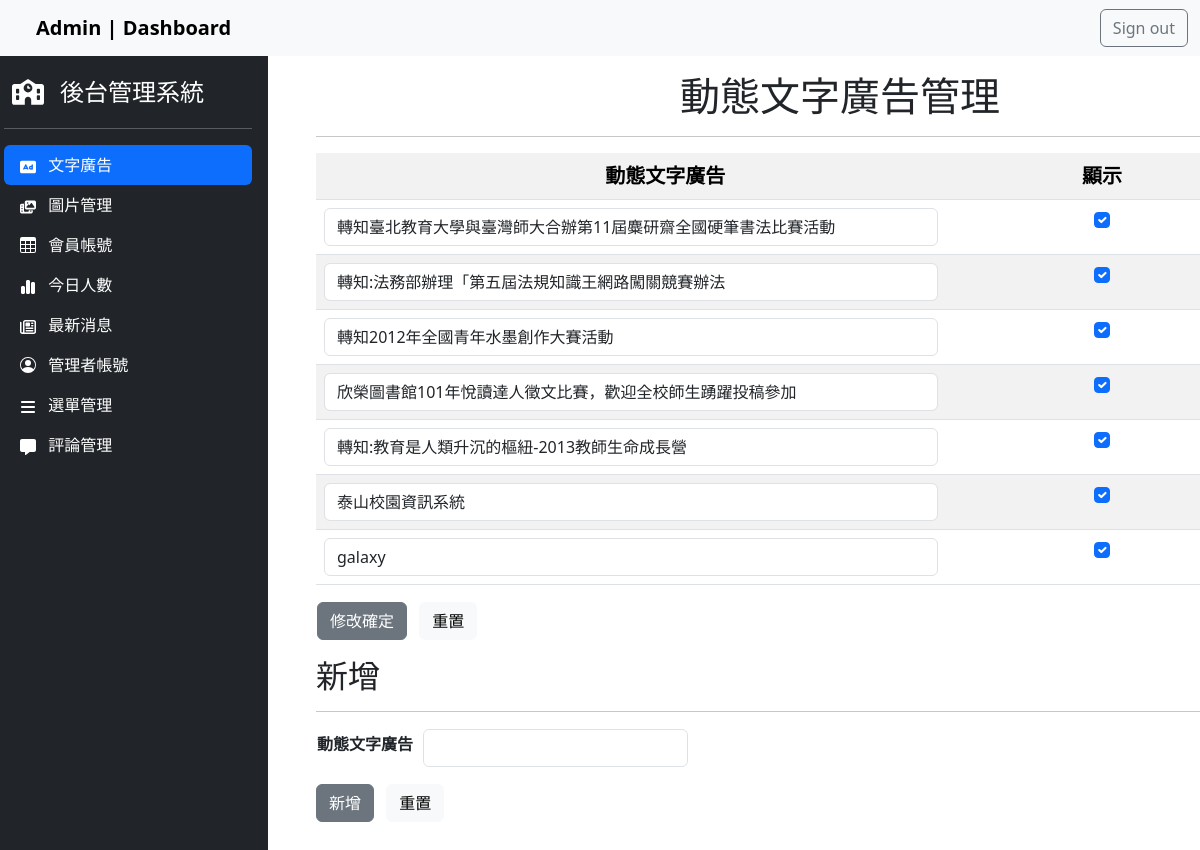
/back.php?do=ad (signed in), run on an earlier commit of the app's database.
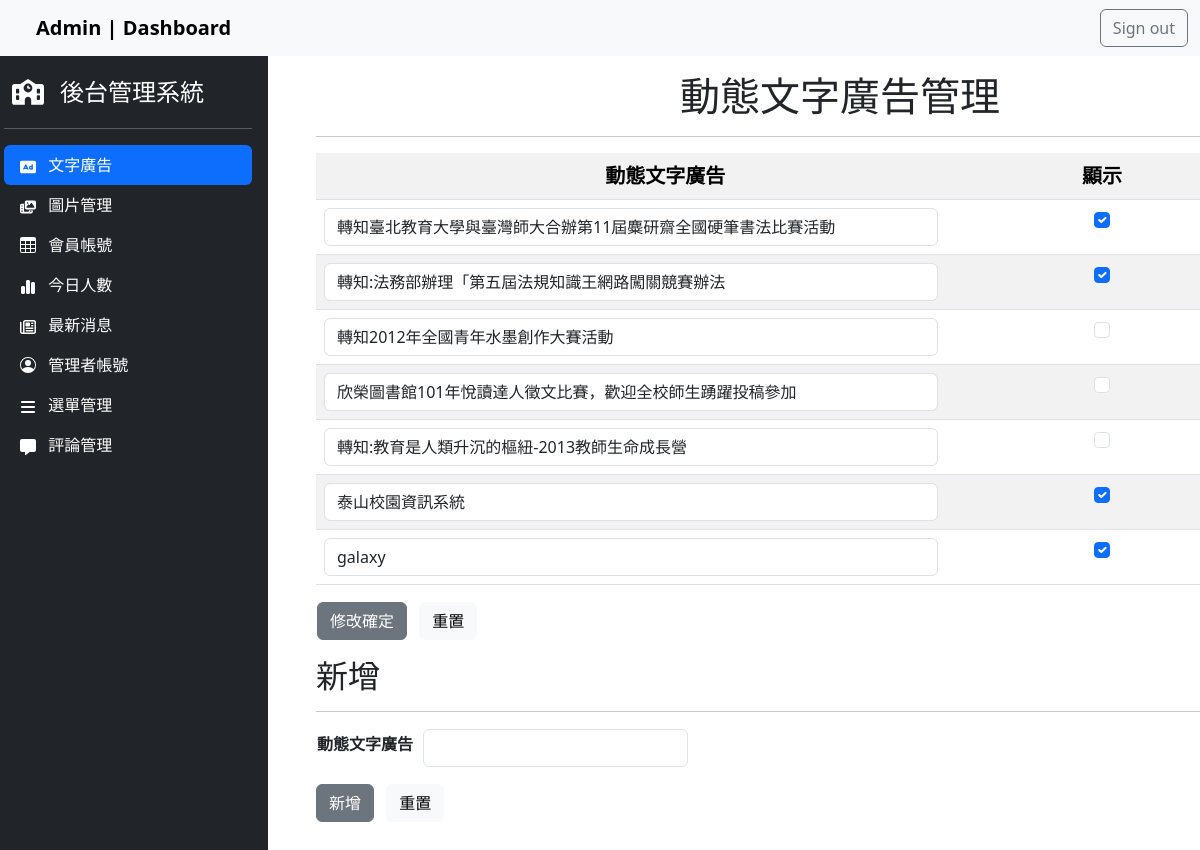
And on a later commit of the database.
### tables this page shows
CREATE TABLE `ad` (
  `id` int(10) UNSIGNED NOT NULL,
  `text` text NOT NULL,
  `sh` tinyint(1) UNSIGNED NOT NULL
);

### api/db.php (called while the page is built, shortened)
<?php
class DB
{
    protected $dsn = "mysql:host=localhost;charset=utf8;dbname=db_project";
    protected $pdo;
    protected $table;
    public function __construct($table)
    {
        $this->table = $table;
        $this->pdo = new PDO($this->dsn, 'root', '');
    }
    function all($where = '', $other = '')
    {
        $sql = "select * from `$this->table` ";
        $sql = $this->sql_all($sql, $where, $other);
        return $this->pdo->query($sql)->fetchAll(PDO::FETCH_ASSOC);
    }
    private function sql_all($sql, $array, $other)
    {
        if (isset($this->table) && !empty($this->table)) {
            if (is_array($array)) {
                if (!empty($array)) {
                    $tmp = $this->a2s($array);
                    $sql .= " where " . join(" && ", $tmp);
                }
            } else {
                $sql .= " $array";
            }
            $sql .= $other;
            return $sql;
        }
    }
}
$Title = new DB('titles');
if (isset($_GET['do'])) {
    if (isset(${ucfirst($_GET['do'])})) {
        $DB = ${ucfirst($_GET['do'])};
    }
} else {
    $DB = $Title;
}

### back/ad.php (the view, shortened to what this page needs)
<link rel="stylesheet" href="../css/back_style.css">
<div class="container-fluid">
    <h1 class="text-center mt-3 mb-3">動態文字廣告管理</h1>
    <hr>
    <form method="post" action="./api/edit.php">
        <table class="table table-striped">
            <tbody class="text-center">
                <tr class="fs-5">
                    <th class="col-8">動態文字廣告</th>
                    <th class="col-2">顯示</th>
                    <th class="col-2">刪除</th>
                </tr>
                <?php
                $rows = $DB->all();
                foreach ($rows as $row) {
                ?>
                    <tr>
                        <td>
                            <input class="form-control" type="text" name="text[]" style="width:90%" value="<?= $row['text']; ?>">
                        </td>
                        <td>
                            <input class="form-check-input" type="checkbox" name="sh[]" value="<?= $row['id']; ?>" <?= ($row['sh'] == 1) ? 'checked' : ''; ?>>
                        </td>
                        <td>
                        </td>
                    </tr>
                <?php
                }
                ?>
            </tbody>
        </table>
        <table>
            <tbody class="text-center">
                <tr class="mt-3">
                    <td>
                        <input class="btn btn-secondary me-2" type="submit" value="修改確定">
                        <input class="btn btn-light" type="reset" value="重置">
                    </td>
                </tr>
            </tbody>
        </table>
    </form>
    <h2 class="mt-3">新增</h2>
    <hr>
    <form id="myForm" style="display:block" action="./api/add.php" method="post">
        <table class="">
            <tr>
                <th><label for="adInput" class="form-label">
                    動態文字廣告</label></th>
                <th><input class="form-control ms-2" id="adInput" type="text" name="text"></td>
            </tr>
        </table>
        <div class="mt-3">
            <input class="btn btn-secondary me-2" type="submit" value="新增">
            <input class="btn btn-light" type="reset" value="重置">
        </div>
    </form>
</div>

### back.php (shortened to what this page needs)
<?php include_once "./api/db.php";
?>
<!doctype html>
<html lang="en" data-bs-theme="auto">
<head>
  <link rel="stylesheet" href="https://cdn.jsdelivr.net/npm/@docsearch/css@3">
  <link href=".//css/bootstrap.min.css" rel="stylesheet">
  <link rel="stylesheet" href="./css/back_style.css">
  <link href="./css/sidebars.css" rel="stylesheet">
</head>
<body>
  <header class="navbar sticky-top bg-body-tertiary flex-md-nowrap">
    <div class="container-fluid">
      <span class="navbar-brand mb-0 ms-4" style="font-weight:bold">Admin | Dashboard</span>
      <form class="d-flex">
        <a href="./api/logout.php" class="btn btn-outline-secondary">Sign out</a>
      </form>
    </div>
  </header>
  <div class="container-fluid d-md-flex flex-nowrap offcanvas-body overflow-y-auto">
    <div class="row">
      <div class="col-3 nav d-flex flex-column flex-shrink-0 p-3 text-bg-dark " style="width: 280px;">
        <a href="./back.php" class="d-flex align-items-center mb-3 mb-md-0 me-md-auto text-white text-decoration-none">
          <span class="fs-4">後台管理系統</span>
        </a>
        <hr>
        <ul class="nav nav-pills flex-column mb-3">
          <li class="nav-item">
            <a href="?do=ad" class="nav-link active" aria-current="page">
              文字廣告
            </a>
          </li>
          <li>
            <a href="?do=image" class="nav-link text-white">
              圖片管理
            </a>
          </li>
          <li>
            <a href="?do=mem" class="nav-link text-white">
              <svg class="bi pe-none me-2" width="16" height="16">
                <use xlink:href="#table" />
              </svg>
              會員帳號
            </a>
          </li>
          <li>
            <a href="?do=total" class="nav-link text-white">
              今日人數
            </a>
          </li>
          <li>
            <a href="?do=news" class="nav-link text-white">
              最新消息
            </a>
          </li>
          <li>
            <a href="?do=admin" class="nav-link text-white">
              <svg class="bi pe-none me-2" width="16" height="16">
                <use xlink:href="#people-circle" />
              </svg>
              管理者帳號
            </a>
          </li>
          <li>
            <a href="?do=menu" class="nav-link text-white">
              選單管理
            </a>
          </li>
          <li>
            <a href="?do=reviews" class="nav-link text-white">
              評論管理
            </a>
          </li>
        </ul>
      </div>
      <div class="b-example-vr"></div>
      <div class="col" style="width:1400px">
        <main>
          <?php
          $do = $_GET['do'] ?? 'ad';
          $file = "./back/{$do}.php";
          if (file_exists($file)) {
            include $file;
          } else {
            include "./back/ad.php";
          }
          ?>
        </main>
      </div>
    </div>
  </div>
</body>
</html>

### css/back_style.css (style rules this page uses)
.b-example-vr { flex-shrink: 0; width: 1.5rem; height: 100vh; }
.bi { vertical-align: -.125em; fill: currentColor; }

### css/sidebars.css (style rules this page uses)
body { min-height: 100vh; min-height: -webkit-fill-available; }
html { height: -webkit-fill-available; }
main { height: 100vh; height: -webkit-fill-available; max-height: 100vh; overflow-x: auto; overflow-y: hidden; }

What changed in the data, as far as the page shows it:
changed ad "轉知2012年全國青年水墨創作大賽活動": sh "☑" → "☐"
changed ad "欣榮圖書館101年悅讀達人徵文比賽，歡迎全校師生踴躍投稿參加": sh "☑" → "☐"
changed ad "轉知:教育是人類升沉的樞紐-2013教師生命成長營": sh "☑" → "☐"
